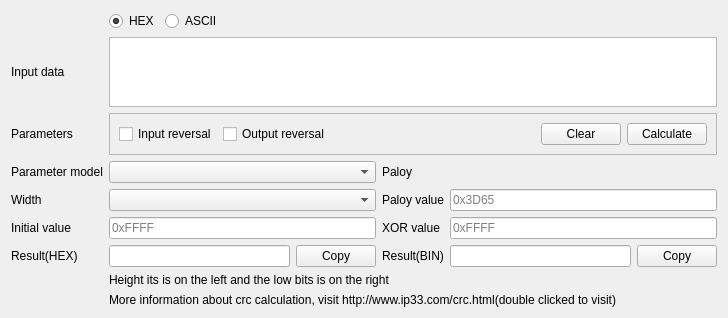
<?xml version="1.0" encoding="UTF-8"?>
<ui version="4.0">
 <class>SAKToolCRCCalculator</class>
 <widget class="QWidget" name="SAKToolCRCCalculator">
  <property name="geometry">
   <rect>
    <x>0</x>
    <y>0</y>
    <width>728</width>
    <height>307</height>
   </rect>
  </property>
  <property name="windowTitle">
   <string>CRC Calculator</string>
  </property>
  <layout class="QGridLayout" name="gridLayout">
   <item row="4" column="3">
    <widget class="QLabel" name="label_5">
     <property name="text">
      <string>Paloy value</string>
     </property>
    </widget>
   </item>
   <item row="5" column="0">
    <widget class="QLabel" name="label_6">
     <property name="text">
      <string>Initial value</string>
     </property>
    </widget>
   </item>
   <item row="6" column="2">
    <widget class="QPushButton" name="pushButtonCopyHex">
     <property name="text">
      <string>Copy</string>
     </property>
    </widget>
   </item>
   <item row="8" column="1" colspan="5">
    <widget class="QLabel" name="labelInfo">
     <property name="styleSheet">
      <string notr="true"/>
     </property>
     <property name="text">
      <string>More information about crc calculation, visit http://www.ip33.com/crc.html(double clicked to visit)</string>
     </property>
    </widget>
   </item>
   <item row="2" column="1" colspan="5">
    <widget class="QFrame" name="frame_2">
     <property name="frameShape">
      <enum>QFrame::StyledPanel</enum>
     </property>
     <property name="frameShadow">
      <enum>QFrame::Raised</enum>
     </property>
     <layout class="QHBoxLayout" name="horizontalLayout_2">
      <item>
       <widget class="QCheckBox" name="checkBoxRefIn">
        <property name="text">
         <string>Input reversal</string>
        </property>
       </widget>
      </item>
      <item>
       <widget class="QCheckBox" name="checkBoxRefOut">
        <property name="text">
         <string>Output reversal</string>
        </property>
       </widget>
      </item>
      <item>
       <spacer name="horizontalSpacer_2">
        <property name="orientation">
         <enum>Qt::Horizontal</enum>
        </property>
        <property name="sizeHint" stdset="0">
         <size>
          <width>40</width>
          <height>20</height>
         </size>
        </property>
       </spacer>
      </item>
      <item>
       <widget class="QPushButton" name="pushButtonClear">
        <property name="text">
         <string>Clear</string>
        </property>
       </widget>
      </item>
      <item>
       <widget class="QPushButton" name="pushButtonCalculate">
        <property name="text">
         <string>Calculate</string>
        </property>
       </widget>
      </item>
     </layout>
    </widget>
   </item>
   <item row="2" column="0">
    <widget class="QLabel" name="label_11">
     <property name="text">
      <string>Parameters</string>
     </property>
    </widget>
   </item>
   <item row="6" column="4">
    <widget class="QLineEdit" name="lineEditOutputBin"/>
   </item>
   <item row="5" column="3">
    <widget class="QLabel" name="label_7">
     <property name="text">
      <string>XOR value</string>
     </property>
    </widget>
   </item>
   <item row="7" column="1" colspan="4">
    <widget class="QLabel" name="label_10">
     <property name="styleSheet">
      <string notr="true"/>
     </property>
     <property name="text">
      <string>Height its is on the left and the low bits is on the right</string>
     </property>
    </widget>
   </item>
   <item row="0" column="1" colspan="5">
    <widget class="QFrame" name="frame">
     <property name="styleSheet">
      <string notr="true">QFrame {
	border:none
}</string>
     </property>
     <property name="frameShape">
      <enum>QFrame::StyledPanel</enum>
     </property>
     <property name="frameShadow">
      <enum>QFrame::Raised</enum>
     </property>
     <layout class="QHBoxLayout" name="horizontalLayout">
      <property name="leftMargin">
       <number>0</number>
      </property>
      <property name="topMargin">
       <number>0</number>
      </property>
      <property name="rightMargin">
       <number>0</number>
      </property>
      <property name="bottomMargin">
       <number>0</number>
      </property>
      <item>
       <widget class="QRadioButton" name="radioButtonHex">
        <property name="text">
         <string>HEX</string>
        </property>
        <property name="checked">
         <bool>true</bool>
        </property>
       </widget>
      </item>
      <item>
       <widget class="QRadioButton" name="radioButtonASCII">
        <property name="text">
         <string>ASCII</string>
        </property>
       </widget>
      </item>
      <item>
       <spacer name="horizontalSpacer">
        <property name="orientation">
         <enum>Qt::Horizontal</enum>
        </property>
        <property name="sizeHint" stdset="0">
         <size>
          <width>40</width>
          <height>20</height>
         </size>
        </property>
       </spacer>
      </item>
     </layout>
    </widget>
   </item>
   <item row="6" column="0">
    <widget class="QLabel" name="label_8">
     <property name="text">
      <string>Result(HEX)</string>
     </property>
    </widget>
   </item>
   <item row="3" column="0">
    <widget class="QLabel" name="label">
     <property name="text">
      <string>Parameter model</string>
     </property>
    </widget>
   </item>
   <item row="6" column="1">
    <widget class="QLineEdit" name="lineEditOutputHex"/>
   </item>
   <item row="3" column="4" colspan="2">
    <widget class="QLabel" name="labelPolyFormula">
     <property name="text">
      <string/>
     </property>
    </widget>
   </item>
   <item row="4" column="0">
    <widget class="QLabel" name="label_2">
     <property name="text">
      <string>Width</string>
     </property>
    </widget>
   </item>
   <item row="1" column="1" colspan="5">
    <widget class="QTextEdit" name="textEdit">
     <property name="html">
      <string>&lt;!DOCTYPE HTML PUBLIC &quot;-//W3C//DTD HTML 4.0//EN&quot; &quot;http://www.w3.org/TR/REC-html40/strict.dtd&quot;&gt;
&lt;html&gt;&lt;head&gt;&lt;meta name=&quot;qrichtext&quot; content=&quot;1&quot; /&gt;&lt;style type=&quot;text/css&quot;&gt;
p, li { white-space: pre-wrap; }
&lt;/style&gt;&lt;/head&gt;&lt;body style=&quot; font-family:'SimSun'; font-size:9pt; font-weight:400; font-style:normal;&quot;&gt;
&lt;p style=&quot;-qt-paragraph-type:empty; margin-top:0px; margin-bottom:0px; margin-left:0px; margin-right:0px; -qt-block-indent:0; text-indent:0px;&quot;&gt;&lt;br /&gt;&lt;/p&gt;&lt;/body&gt;&lt;/html&gt;</string>
     </property>
    </widget>
   </item>
   <item row="6" column="5">
    <widget class="QPushButton" name="pushButtonCopyBin">
     <property name="text">
      <string>Copy</string>
     </property>
    </widget>
   </item>
   <item row="4" column="1" colspan="2">
    <widget class="QComboBox" name="comboBoxWidth"/>
   </item>
   <item row="5" column="1" colspan="2">
    <widget class="QLineEdit" name="lineEditInit">
     <property name="placeholderText">
      <string notr="true">0xFFFF</string>
     </property>
    </widget>
   </item>
   <item row="4" column="4" colspan="2">
    <widget class="QLineEdit" name="lineEditPoly">
     <property name="text">
      <string/>
     </property>
     <property name="placeholderText">
      <string notr="true">0x3D65</string>
     </property>
    </widget>
   </item>
   <item row="3" column="1" colspan="2">
    <widget class="QComboBox" name="comboBoxName"/>
   </item>
   <item row="3" column="3">
    <widget class="QLabel" name="label_4">
     <property name="text">
      <string>Paloy</string>
     </property>
    </widget>
   </item>
   <item row="5" column="4" colspan="2">
    <widget class="QLineEdit" name="lineEditXOROUT">
     <property name="placeholderText">
      <string notr="true">0xFFFF</string>
     </property>
    </widget>
   </item>
   <item row="1" column="0">
    <widget class="QLabel" name="label_3">
     <property name="text">
      <string>Input data</string>
     </property>
    </widget>
   </item>
   <item row="6" column="3">
    <widget class="QLabel" name="label_9">
     <property name="text">
      <string>Result(BIN)</string>
     </property>
    </widget>
   </item>
  </layout>
  <zorder>label_6</zorder>
  <zorder>lineEditOutputHex</zorder>
  <zorder>textEdit</zorder>
  <zorder>lineEditPoly</zorder>
  <zorder>labelInfo</zorder>
  <zorder>label_5</zorder>
  <zorder>label_7</zorder>
  <zorder>label</zorder>
  <zorder>pushButtonCopyBin</zorder>
  <zorder>lineEditXOROUT</zorder>
  <zorder>label_8</zorder>
  <zorder>frame_2</zorder>
  <zorder>comboBoxName</zorder>
  <zorder>label_3</zorder>
  <zorder>frame</zorder>
  <zorder>label_10</zorder>
  <zorder>lineEditOutputBin</zorder>
  <zorder>label_2</zorder>
  <zorder>pushButtonCopyHex</zorder>
  <zorder>label_9</zorder>
  <zorder>comboBoxWidth</zorder>
  <zorder>lineEditInit</zorder>
  <zorder>label_4</zorder>
  <zorder>labelPolyFormula</zorder>
  <zorder>label_11</zorder>
 </widget>
 <resources/>
 <connections>
  <connection>
   <sender>pushButtonClear</sender>
   <signal>clicked()</signal>
   <receiver>textEdit</receiver>
   <slot>clear()</slot>
   <hints>
    <hint type="sourcelabel">
     <x>578</x>
     <y>165</y>
    </hint>
    <hint type="destinationlabel">
     <x>560</x>
     <y>71</y>
    </hint>
   </hints>
  </connection>
  <connection>
   <sender>pushButtonCopyHex</sender>
   <signal>clicked()</signal>
   <receiver>lineEditOutputHex</receiver>
   <slot>selectAll()</slot>
   <hints>
    <hint type="sourcelabel">
     <x>304</x>
     <y>287</y>
    </hint>
    <hint type="destinationlabel">
     <x>236</x>
     <y>290</y>
    </hint>
   </hints>
  </connection>
  <connection>
   <sender>pushButtonCopyHex</sender>
   <signal>clicked()</signal>
   <receiver>lineEditOutputHex</receiver>
   <slot>copy()</slot>
   <hints>
    <hint type="sourcelabel">
     <x>333</x>
     <y>296</y>
    </hint>
    <hint type="destinationlabel">
     <x>201</x>
     <y>297</y>
    </hint>
   </hints>
  </connection>
  <connection>
   <sender>pushButtonCopyBin</sender>
   <signal>clicked()</signal>
   <receiver>lineEditOutputBin</receiver>
   <slot>selectAll()</slot>
   <hints>
    <hint type="sourcelabel">
     <x>671</x>
     <y>288</y>
    </hint>
    <hint type="destinationlabel">
     <x>622</x>
     <y>289</y>
    </hint>
   </hints>
  </connection>
  <connection>
   <sender>pushButtonCopyBin</sender>
   <signal>clicked()</signal>
   <receiver>lineEditOutputBin</receiver>
   <slot>copy()</slot>
   <hints>
    <hint type="sourcelabel">
     <x>662</x>
     <y>295</y>
    </hint>
    <hint type="destinationlabel">
     <x>616</x>
     <y>295</y>
    </hint>
   </hints>
  </connection>
  <connection>
   <sender>radioButtonHex</sender>
   <signal>clicked()</signal>
   <receiver>textEdit</receiver>
   <slot>clear()</slot>
   <hints>
    <hint type="sourcelabel">
     <x>149</x>
     <y>20</y>
    </hint>
    <hint type="destinationlabel">
     <x>149</x>
     <y>43</y>
    </hint>
   </hints>
  </connection>
 </connections>
</ui>
